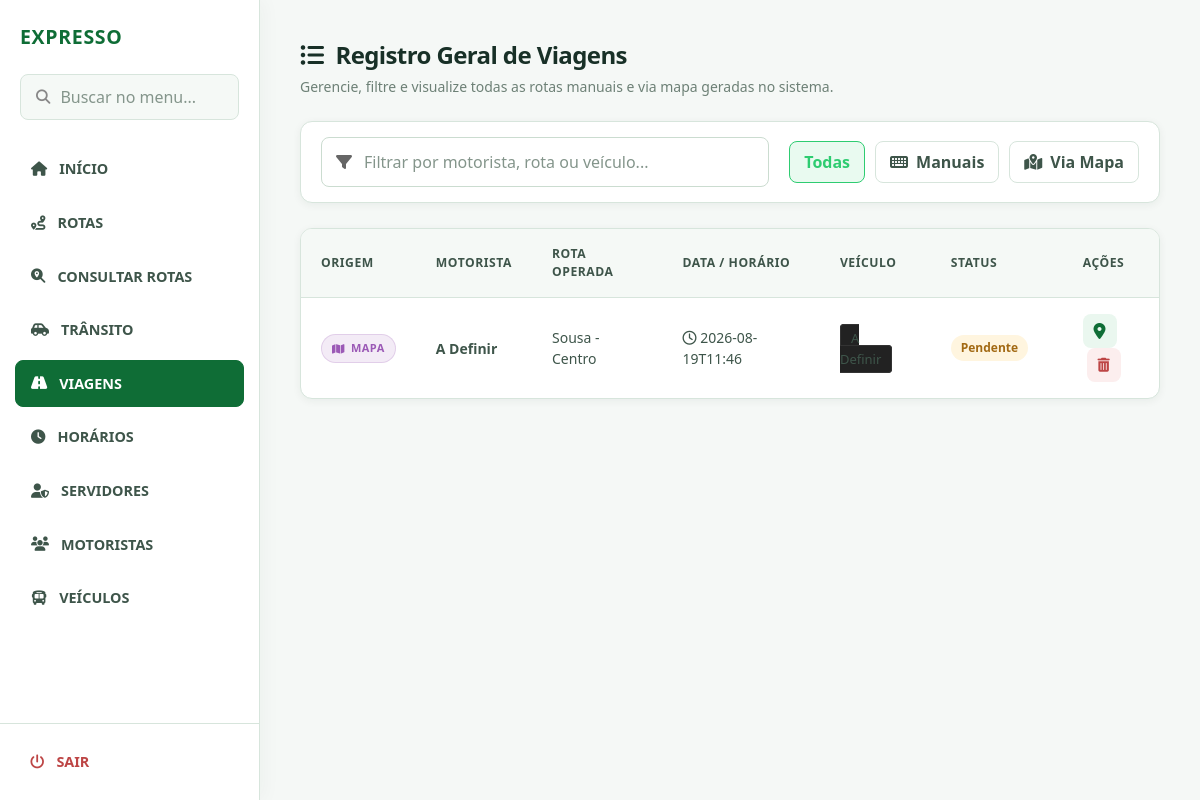
The app's page /list_viagem (signed in), older data.
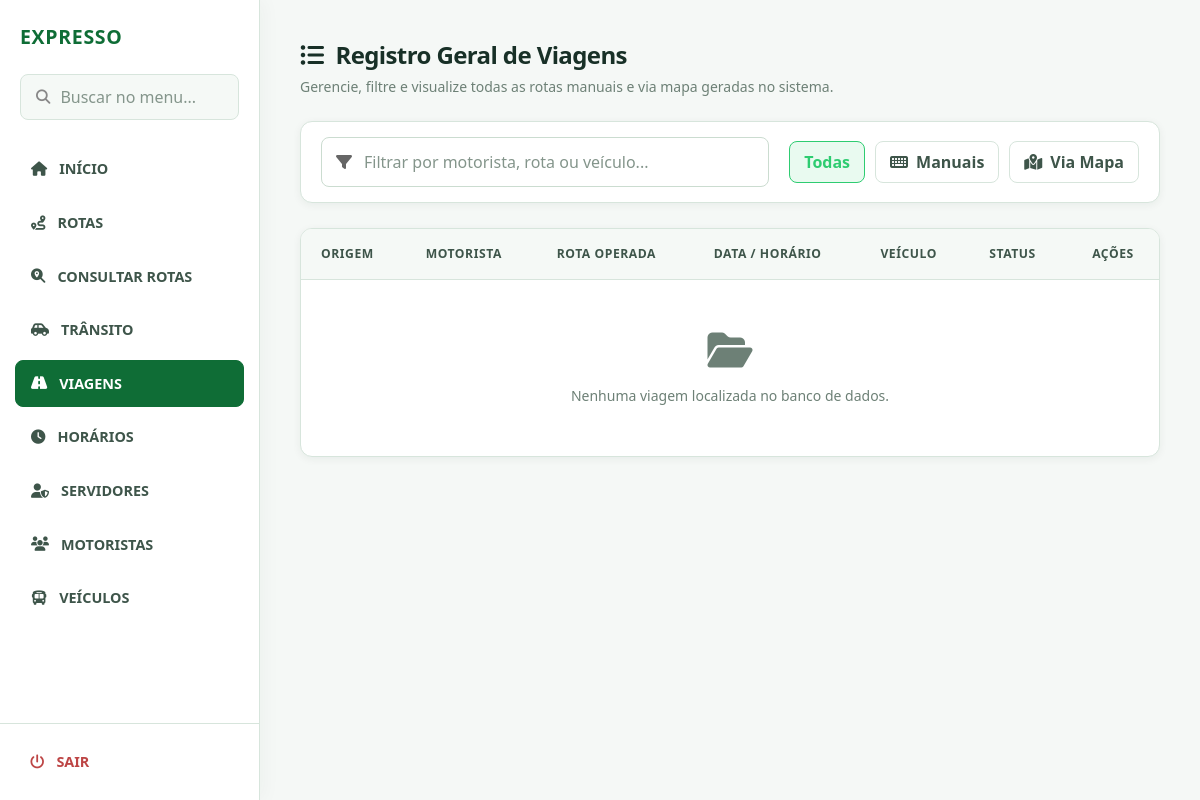
The same page, newer data.
### modelosDB/modelos.py (models this page shows, shortened)
class SolicitacaoViagem(db.Model):
    __tablename__ = 'solicitacoes_viagem'
    id = db.Column(db.Integer, primary_key=True)
    servidor_id = db.Column(db.Integer, db.ForeignKey('servidor.id')) # Relacionamento
    motorista_id = db.Column(db.Integer, db.ForeignKey('motoristas.id'), nullable=True)
    rota_fixa_id = db.Column(db.Integer, db.ForeignKey('rotas_fixas.id'), nullable=True)
    data_agendada = db.Column(db.Date, nullable=True)
    motorista_nome = db.Column(db.String(100), nullable=False)
    rota = db.Column(db.String(200), nullable=False)
    data_horario = db.Column(db.String(50), nullable=False)
    veiculo = db.Column(db.String(50), nullable=False)
    status = db.Column(db.String(50), default='Pendente')

### Blueprints/bp_admin.py (the view)
@admin_bp.route('/list_viagem', methods=['GET'])
def cad_viagem():
    if 'admin' not in session:
        return render_template('auth/principal.html')
    viagens_banco = SolicitacaoViagem.query.all()
    viagens_processadas = []
    for viagem in viagens_banco:
        if hasattr(viagem, 'tipo_cadastro') and viagem.tipo_cadastro:
            tipo = viagem.tipo_cadastro
        else:
            possui_mapa = CoordenadaRota.query.filter_by(viagem_id=viagem.id).first()
            tipo = 'mapa' if possui_mapa else 'manual'
        viagens_processadas.append({
            "id": viagem.id,
            "tipo_cadastro": tipo,
            "motorista_nome": viagem.motorista_nome,
            "rota": viagem.rota,
            "data_horario": viagem.data_horario,
            "veiculo": viagem.veiculo,
            "status": viagem.status
        })
    return render_template('admin/listar_viagens.html', viagens=viagens_processadas)

### templates/admin/listar_viagens.html (shortened to what the changed rows need)
<!DOCTYPE html>
<html lang="pt-br">
<head>
    <link rel="stylesheet" href="{{ url_for('static', filename='css/admin/admin.css') }}">
    <link rel="stylesheet" href="{{ url_for('static', filename='css/admin/listar_viagens.css') }}">
    <link rel="stylesheet" href="https://cdnjs.cloudflare.com/ajax/libs/font-awesome/6.4.0/css/all.min.css">
    <link rel="stylesheet" href="{{ url_for('static', filename='css/shared/base.css') }}">
</head>
<body>
    <div class="sidebar">
        <div class="sidebar-brand">
            <h1>EXPRESSO</h1>
        </div>
    </div>
    <div class="main-content">
        <div class="titulo-listagem">
            <h1><i class="fa-solid fa-list-ul"></i> Registro Geral de Viagens</h1>
        </div>
        <div class="tabela-container">
            <table class="tabela-expresso">
                <thead>
                    <tr>
                        <th>Origem</th>
                        <th>Motorista</th>
                        <th>Rota Operada</th>
                        <th>Data / Horário</th>
                        <th>Veículo</th>
                        <th>Status</th>
                        <th style="text-align: center;">Ações</th>
                    </tr>
                </thead>
                <tbody id="corpo-tabela-viagens">
                    {% if viagens %}
                        {% for v in viagens %}
                        <tr class="linha-viagem" data-tipo="{{ v.tipo_cadastro }}" id="viagem-{{ v.id }}">
                            <td>
                                {% if v.tipo_cadastro == 'mapa' %}
                                    <span class="badge-origem mapa"><i class="fa-solid fa-map"></i> Mapa</span>
                                {% else %}
                                    <span class="badge-origem manual"><i class="fa-solid fa-pen"></i> Manual</span>
                                {% endif %}
                            </td>
                            <td class="txt-principal">{{ v.motorista_nome }}</td>
                            <td>{{ v.rota }}</td>
                            <td><i class="fa-regular fa-clock"></i> {{ v.data_horario }}</td>
                            <td><span class="tag-veiculo">{{ v.veiculo }}</span></td>
                            <td>
                                <span class="status-tag status-{{ v.status | lower }}">
                                    {{ v.status }}
                                </span>
                            </td>
                            <td style="text-align: center;">
                                {% if v.tipo_cadastro == 'mapa' %}
                                    <a href="/transito" class="btn-tabela-ver" title="Visualizar Trajeto no Mapa">
                                        <i class="fa-solid fa-location-dot"></i>
                                    </a>
                                {% endif %}
                                <button onclick="deletarViagem('{{ v.id }}')" class="btn-tabela-deletar" title="Excluir Registro">
                                    <i class="fa-solid fa-trash-can"></i>
                                </button>
                            </td>
                        </tr>
                        {% endfor %}
                    {% else %}
                        <tr id="sem-dados">
                            <td colspan="7" class="tabela-vazia">
                                <i class="fa-solid fa-folder-open"></i>
                                <p>Nenhuma viagem localizada no banco de dados.</p>
                            </td>
                        </tr>
                    {% endif %}
                </tbody>
            </table>
        </div>
    </div>
</body>
</html>

Row changes from the older to the newer data that the page shows:
removed SolicitacaoViagem: motorista_nome "A Definir", rota "Sousa - Centro", data_horario "2026-08-19T11:46", veiculo "A Definir", status "Pendente"
Text that changed along with them:
text now shown: "Nenhuma viagem localizada no banco de dados."
